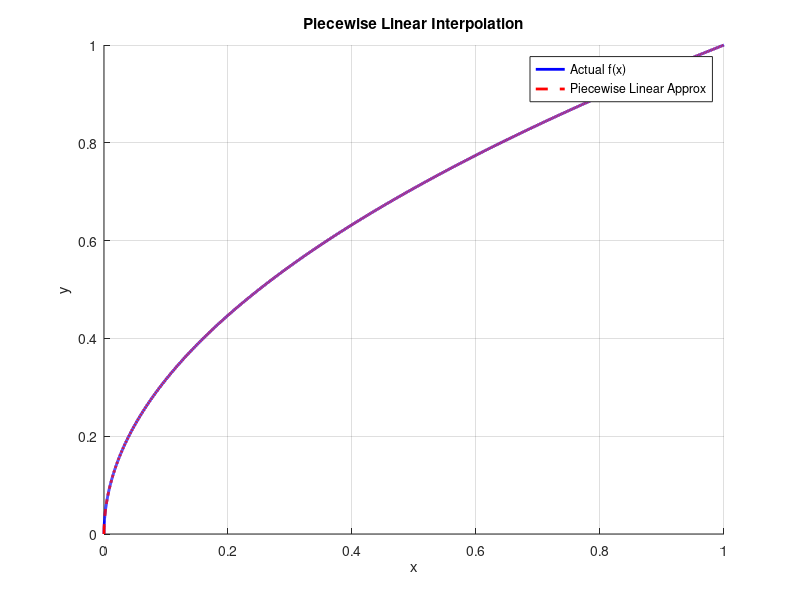

Source code (MATLAB):
format long;
clc; clear all;

tic;
%% Test Function
%% Since we need to evaluate function at various points
%% we use vectorization (element wise operations)
f = @(x) sqrt(x);

%% Defining the Interval
a = 0;
b = 1;

%% Number of Subintervals
n = 24998;
h = (b - a) / n; %% Step Size

%% Choosing Uniformly Spaces n+1 points in the interval [a,b]
x = linspace(a, b, n+1);

%% Calculate functional values at these points = ai's
ai = f(x);

%% Initializing array for bi's
bi = zeros(1, n);

%% Calculating bi's
for i = 1 : n 
    bi(i) = (ai(i+1) - ai(i)) / h;
end

toc;

%% Plotting
figure;
hold on;

%% Choosing Dense points (say 10000)
test_points = linspace(a, b, 10000);
functional_value = f(test_points);

%% Approx values
approx_value = zeros(size(test_points));

for j = 1:length(test_points)
    
    % Finding the subinterval
    i = floor((test_points(j) - a)/h) + 1;
    if i > n
        i = n;
    end
    
    % Piecewise linear formula
    approx_value(j) = ai(i) + bi(i)*(test_points(j) - x(i));
end

%% Plot comparison
plot(test_points, functional_value, 'b', 'LineWidth', 2);
plot(test_points, approx_value, 'r--', 'LineWidth', 2);

legend('Actual f(x)', 'Piecewise Linear Approx');
title('Piecewise Linear Interpolation');
xlabel('x'); ylabel('y');
grid on;

%% Error
max_error = max(abs(functional_value - approx_value));
disp(['Maximum Error = ', num2str(max_error)]);
